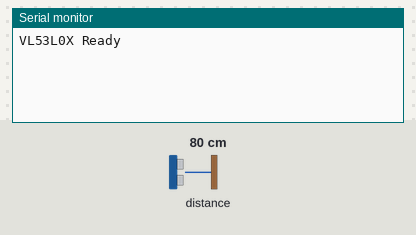
This sketch was run on a simulated ESP32. Shown: the last lines printed to the serial monitor. Inputs (shaded band) come from the test bench; at power-on: distance to the obstacle 80 cm.

Above: at 1.2 s.
1.3 s: distance to the obstacle set to 2 cm
At 2.1 s:
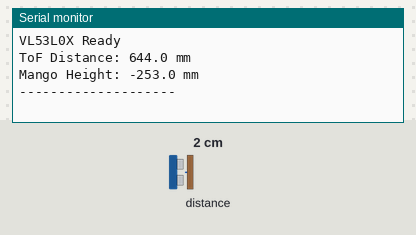
3.1 s: distance to the obstacle set to 4 cm
At 4.9 s:
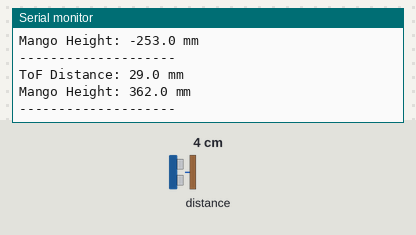
Timing chart, 0 to 6.4 s (numbered marks = the images above; inputs shaded):
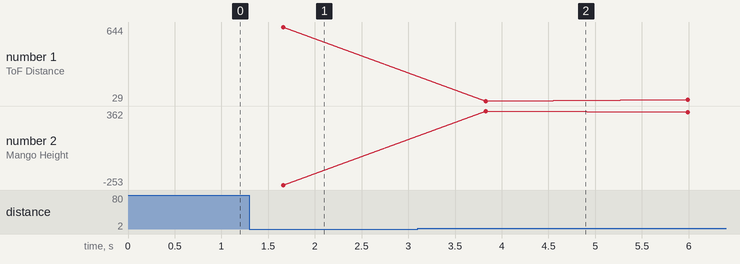

Measured:
- after the input at 1.3 s, the serial monitor: prints a new line after 0.36 s (image 1)
- after the input at 3.1 s, the serial monitor: prints a new line after 0.73 s (image 2)
- plotted number 1: 644 → 40 after the input at 3.1 s
- plotted number 2: -253 → 351 after the input at 3.1 s

The sketch:

tof_test.ino
```cpp
#include <Wire.h>
#include <VL53L0X.h>

VL53L0X sensor;

#define SDA_PIN 5
#define SCL_PIN 4

const int NUM_SAMPLES = 20;

// Known distance from ToF to bowl bottom
const float BOWL_DISTANCE_MM = 325.0;

void setup() {
    Serial.begin(115200);

    Wire.begin(SDA_PIN, SCL_PIN);

    if (!sensor.init()) {
        Serial.println("VL53L0X not found!");
        while (1);
    }

    sensor.setTimeout(500);

    Serial.println("VL53L0X Ready");
}

void loop() {

    long total = 0;
    int validSamples = 0;

    // Take 20 readings
    for (int i = 0; i < NUM_SAMPLES; i++) {

        int distance = sensor.readRangeSingleMillimeters();

        if (!sensor.timeoutOccurred()) {
            total += distance;
            validSamples++;
        }

        delay(50);
    }

    if (validSamples > 0) {

        float averageDistance =
            (float)total / validSamples;

        // Calculate mango height
        float calibratedDistance = averageDistance - 66.0;

        float mangoHeight = BOWL_DISTANCE_MM - calibratedDistance;

        Serial.print("ToF Distance: ");
        Serial.print(averageDistance, 1);
        Serial.println(" mm");

        Serial.print("Mango Height: ");
        Serial.print(mangoHeight, 1);
        Serial.println(" mm");

        Serial.println("--------------------");

    } else {
        Serial.println("No valid readings");
    }

    delay(500);
}
```
